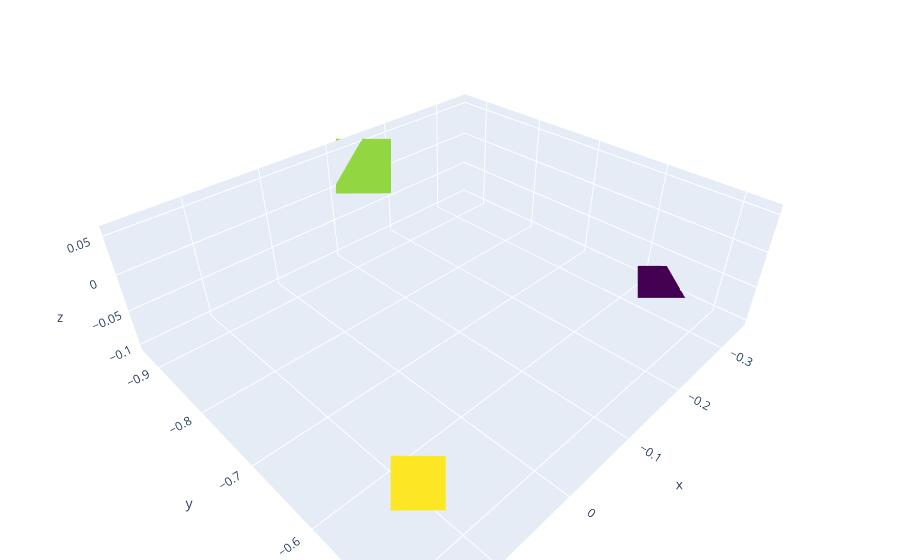

Notebook code cell kept with this figure:
### Code cell
# plot the non-trivial columns of base in 3d using plotly
import plotly.graph_objects as go

fig = go.Figure(data=[go.Scatter3d(
    x=base[0,:],
    y=base[1,:],
    z=base[2,:],
    mode='markers',
    marker=dict(
        size=20,
        color=[1,6,7],                # set color to an array/list of desired values
        colorscale='Viridis',   # choose a colorscale
        opacity=1,
        symbol = 'square'
    )
)])

# tight layou
fig.update_layout(margin=dict(l=0, r=0, b=0, t=0))

fig.show()

### Figure 1 — Plotly figure (JSON) as saved in the notebook; plotly's stock layout.template omitted (floating-point values rounded to 4 significant figures)
{"data": [{"marker": {"color": [1, 6, 7], "colorscale": [[0, "#440154"], [0.1111, "#482878"], [0.2222, "#3e4989"], [0.3333, "#31688e"], [0.4444, "#26828e"], [0.5556, "#1f9e89"], [0.6667, "#35b779"], [0.7778, "#6ece58"], [0.8889, "#b5de2b"], [1, "#fde725"]], "opacity": 1, "size": 20, "symbol": "square"}, "mode": "markers", "type": "scatter3d", "x": [-0.3441, -0.1454, 0.175], "y": [-0.5615, -0.9299, -0.4721], "z": [-0.1033, 0.02233, 0.0575]}], "layout": {"margin": {"b": 0, "l": 0, "r": 0, "t": 0}}}
